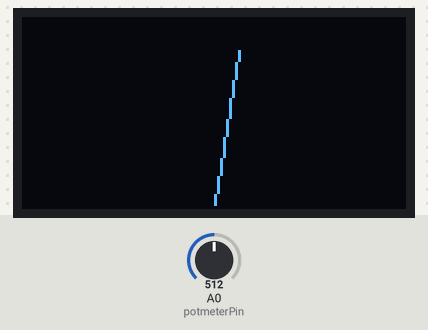
Recording of a sketch running on a simulated Arduino Uno, built with avr-gcc and run on an emulated ATmega328P. Parts: 128×64 one-colour display. The test bench sets the inputs (shaded band); at power-on: A0 (potmeterPin) = 512.

Above: at 1.2 s.
1.3 s: A0 (potmeterPin) set to 716
At 1.9 s:
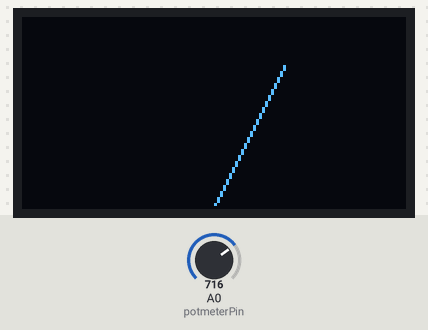
2.8 s: A0 (potmeterPin) set to 900
At 3.4 s:
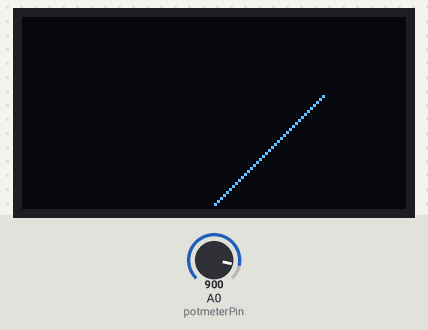
4.3 s: A0 (potmeterPin) set to 1023
At 5.2 s:
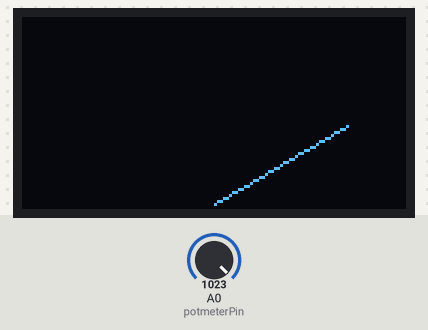
Timing chart, 0 to 7.3 s (numbered marks = the images above; inputs shaded):
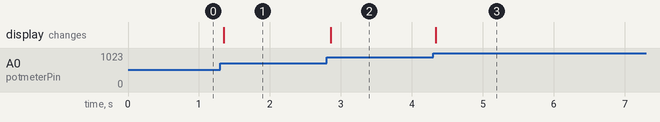

Measured:
- after the input at 1.3 s, the display: changes after 0.05 s (image 1)
- after the input at 2.8 s, the display: changes after 0.06 s (image 2)
- after the input at 4.3 s, the display: changes at once (image 3)

The sketch:

OLED_NOZ_-_128-64.ino
```cpp
#include "U8glib.h"
U8GLIB_SH1106_128X64 u8g(13, 11, 10, 9); // SCK = 13, MOSI = 11, CS = 10, A0 = 9
int xmax=128;
int ymax=64;
int xcenter=xmax/2;
int ycenter=ymax/2+30;
int arc=ymax/1.25;
int angle=0;

#define potmeterPin A0
int p, w, m,a=10;
u8g_uint_t xx=0;
void gauge(uint8_t angle) {

  float x1=sin(2*angle*2*3.14/360);
  float y1=cos(2*angle*2*3.14/360);
  u8g.drawLine(xcenter, ycenter, xcenter+arc*x1, ycenter-arc*y1);
  //u8g.setFont(u8g_font_chikita);
  //  u8g.setFont(u8g_font_profont22);
  u8g.setPrintPos(54,64);
 }
void setup(void) {
  u8g.setFont(u8g_font_chikita);
  u8g.setColorIndex(1);
  // assign default color value
  if ( u8g.getMode() == U8G_MODE_R3G3B2 ) {
    u8g.setColorIndex(255);
  }
  else if ( u8g.getMode() == U8G_MODE_GRAY2BIT ) {
    u8g.setColorIndex(3);
  }
  else if ( u8g.getMode() == U8G_MODE_BW ) {
    u8g.setColorIndex(1);
  }
  else if ( u8g.getMode() == U8G_MODE_HICOLOR ) {
    u8g.setHiColorByRGB(255,255,255);
  }
}
void loop(void) {
   p = analogRead(A0);
 w = map(p,0,1023,0,100);
 m = map(p,0,1023,25,75);
  // show needle and dial
  xx = m;
  if (xx<45){
    xx=xx+135;
  }
  else {
    xx=xx-45;
  }
  // picture loop
  {
    u8g.firstPage();
    do {
      gauge(xx);
    }
    while( u8g.nextPage() );
  }
}
```
